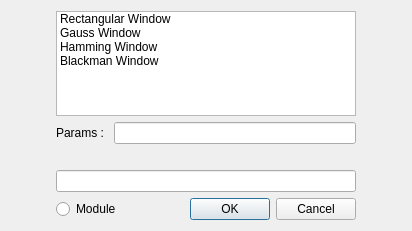
<?xml version="1.0" encoding="UTF-8"?>
<ui version="4.0">
 <class>FilterDialog</class>
 <widget class="QDialog" name="FilterDialog">
  <property name="geometry">
   <rect>
    <x>0</x>
    <y>0</y>
    <width>412</width>
    <height>231</height>
   </rect>
  </property>
  <property name="windowTitle">
   <string>Dialog</string>
  </property>
  <layout class="QHBoxLayout" name="horizontalLayout">
   <item>
    <spacer name="horizontalSpacer_2">
     <property name="orientation">
      <enum>Qt::Horizontal</enum>
     </property>
     <property name="sizeHint" stdset="0">
      <size>
       <width>0</width>
       <height>0</height>
      </size>
     </property>
    </spacer>
   </item>
   <item>
    <layout class="QVBoxLayout" name="verticalLayout_2" stretch="0,0,0,0,0,0">
     <property name="leftMargin">
      <number>0</number>
     </property>
     <property name="topMargin">
      <number>0</number>
     </property>
     <item>
      <spacer name="verticalSpacer">
       <property name="orientation">
        <enum>Qt::Vertical</enum>
       </property>
       <property name="sizeHint" stdset="0">
        <size>
         <width>20</width>
         <height>40</height>
        </size>
       </property>
      </spacer>
     </item>
     <item>
      <widget class="QListWidget" name="filterWidged">
       <item>
        <property name="text">
         <string>Rectangular Window</string>
        </property>
       </item>
       <item>
        <property name="text">
         <string>Gauss Window</string>
        </property>
       </item>
       <item>
        <property name="text">
         <string>Hamming Window</string>
        </property>
       </item>
       <item>
        <property name="text">
         <string>Blackman Window</string>
        </property>
       </item>
      </widget>
     </item>
     <item>
      <layout class="QHBoxLayout" name="horizontalLayout_3">
       <property name="bottomMargin">
        <number>20</number>
       </property>
       <item>
        <widget class="QLabel" name="label">
         <property name="text">
          <string>Params : </string>
         </property>
        </widget>
       </item>
       <item>
        <widget class="QLineEdit" name="params"/>
       </item>
      </layout>
     </item>
     <item>
      <widget class="QLineEdit" name="inputData">
       <property name="minimumSize">
        <size>
         <width>300</width>
         <height>0</height>
        </size>
       </property>
       <property name="sizeIncrement">
        <size>
         <width>0</width>
         <height>0</height>
        </size>
       </property>
       <property name="baseSize">
        <size>
         <width>0</width>
         <height>0</height>
        </size>
       </property>
      </widget>
     </item>
     <item>
      <layout class="QHBoxLayout" name="horizontalLayout_2">
       <property name="topMargin">
        <number>0</number>
       </property>
       <item>
        <widget class="QRadioButton" name="moduleButton">
         <property name="text">
          <string>Module</string>
         </property>
        </widget>
       </item>
       <item>
        <widget class="QDialogButtonBox" name="buttonBox">
         <property name="orientation">
          <enum>Qt::Horizontal</enum>
         </property>
         <property name="standardButtons">
          <set>QDialogButtonBox::Cancel|QDialogButtonBox::Ok</set>
         </property>
        </widget>
       </item>
      </layout>
     </item>
     <item>
      <spacer name="verticalSpacer_2">
       <property name="orientation">
        <enum>Qt::Vertical</enum>
       </property>
       <property name="sizeHint" stdset="0">
        <size>
         <width>20</width>
         <height>40</height>
        </size>
       </property>
      </spacer>
     </item>
    </layout>
   </item>
   <item>
    <spacer name="horizontalSpacer">
     <property name="orientation">
      <enum>Qt::Horizontal</enum>
     </property>
     <property name="sizeHint" stdset="0">
      <size>
       <width>0</width>
       <height>0</height>
      </size>
     </property>
    </spacer>
   </item>
  </layout>
 </widget>
 <resources/>
 <connections>
  <connection>
   <sender>buttonBox</sender>
   <signal>accepted()</signal>
   <receiver>FilterDialog</receiver>
   <slot>accept()</slot>
   <hints>
    <hint type="sourcelabel">
     <x>248</x>
     <y>254</y>
    </hint>
    <hint type="destinationlabel">
     <x>157</x>
     <y>274</y>
    </hint>
   </hints>
  </connection>
  <connection>
   <sender>buttonBox</sender>
   <signal>rejected()</signal>
   <receiver>FilterDialog</receiver>
   <slot>reject()</slot>
   <hints>
    <hint type="sourcelabel">
     <x>316</x>
     <y>260</y>
    </hint>
    <hint type="destinationlabel">
     <x>286</x>
     <y>274</y>
    </hint>
   </hints>
  </connection>
 </connections>
</ui>
